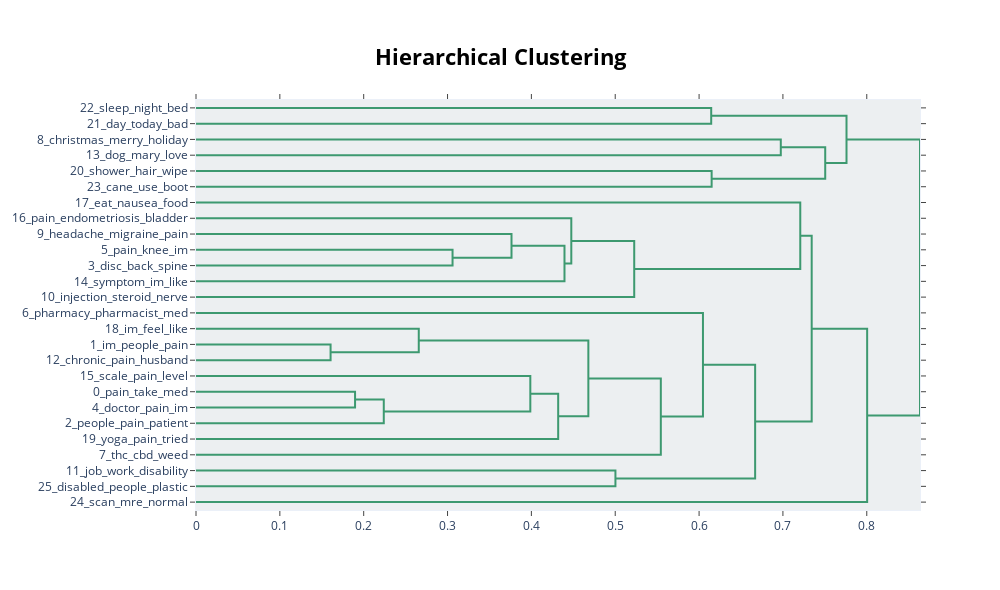

The notebook cell this image was saved under:
### Code cell
fig = topic_model.visualize_hierarchy()
fig.show()

### Figure 1 — Plotly figure (JSON) as saved in the notebook; plotly's stock layout.template omitted (floating-point values rounded to 4 significant figures)
{"data": [{"hoverinfo": "text", "marker": {"color": "rgb(61,153,112)"}, "mode": "lines", "type": "scatter", "x": [0, 0.6145, 0.6145, 0], "xaxis": "x", "y": [-5, -5, -15, -15], "yaxis": "y"}, {"hoverinfo": "text", "marker": {"color": "rgb(61,153,112)"}, "mode": "lines", "type": "scatter", "x": [0, 0.6975, 0.6975, 0], "xaxis": "x", "y": [-25, -25, -35, -35], "yaxis": "y"}, {"hoverinfo": "text", "marker": {"color": "rgb(61,153,112)"}, "mode": "lines", "type": "scatter", "x": [0, 0.615, 0.615, 0], "xaxis": "x", "y": [-45, -45, -55, -55], "yaxis": "y"}, {"hoverinfo": "text", "marker": {"color": "rgb(61,153,112)"}, "mode": "lines", "type": "scatter", "x": [0.6975, 0.7504, 0.7504, 0.615], "xaxis": "x", "y": [-30, -30, -50, -50], "yaxis": "y"}, {"hoverinfo": "text", "marker": {"color": "rgb(61,153,112)"}, "mode": "lines", "type": "scatter", "x": [0.6145, 0.7758, 0.7758, 0.7504], "xaxis": "x", "y": [-10, -10, -40, -40], "yaxis": "y"}, {"hoverinfo": "text", "marker": {"color": "rgb(61,153,112)"}, "mode": "lines", "type": "scatter", "x": [0, 0.306, 0.306, 0], "xaxis": "x", "y": [-95, -95, -105, -105], "yaxis": "y"}, {"hoverinfo": "text", "marker": {"color": "rgb(61,153,112)"}, "mode": "lines", "type": "scatter", "x": [0, 0.3763, 0.3763, 0.306], "xaxis": "x", "y": [-85, -85, -100, -100], "yaxis": "y"}, {"hoverinfo": "text", "marker": {"color": "rgb(61,153,112)"}, "mode": "lines", "type": "scatter", "x": [0.3763, 0.4395, 0.4395, 0], "xaxis": "x", "y": [-92.5, -92.5, -115, -115], "yaxis": "y"}, {"hoverinfo": "text", "marker": {"color": "rgb(61,153,112)"}, "mode": "lines", "type": "scatter", "x": [0, 0.4476, 0.4476, 0.4395], "xaxis": "x", "y": [-75, -75, -103.8, -103.8], "yaxis": "y"}, {"hoverinfo": "text", "marker": {"color": "rgb(61,153,112)"}, "mode": "lines", "type": "scatter", "x": [0.4476, 0.5226, 0.5226, 0], "xaxis": "x", "y": [-89.38, -89.38, -125, -125], "yaxis": "y"}, {"hoverinfo": "text", "marker": {"color": "rgb(61,153,112)"}, "mode": "lines", "type": "scatter", "x": [0, 0.7207, 0.7207, 0.5226], "xaxis": "x", "y": [-65, -65, -107.2, -107.2], "yaxis": "y"}, {"hoverinfo": "text", "marker": {"color": "rgb(61,153,112)"}, "mode": "lines", "type": "scatter", "x": [0, 0.1605, 0.1605, 0], "xaxis": "x", "y": [-155, -155, -165, -165], "yaxis": "y"}, {"hoverinfo": "text", "marker": {"color": "rgb(61,153,112)"}, "mode": "lines", "type": "scatter", "x": [0, 0.2657, 0.2657, 0.1605], "xaxis": "x", "y": [-145, -145, -160, -160], "yaxis": "y"}, {"hoverinfo": "text", "marker": {"color": "rgb(61,153,112)"}, "mode": "lines", "type": "scatter", "x": [0, 0.1897, 0.1897, 0], "xaxis": "x", "y": [-185, -185, -195, -195], "yaxis": "y"}, {"hoverinfo": "text", "marker": {"color": "rgb(61,153,112)"}, "mode": "lines", "type": "scatter", "x": [0.1897, 0.224, 0.224, 0], "xaxis": "x", "y": [-190, -190, -205, -205], "yaxis": "y"}, {"hoverinfo": "text", "marker": {"color": "rgb(61,153,112)"}, "mode": "lines", "type": "scatter", "x": [0, 0.3987, 0.3987, 0.224], "xaxis": "x", "y": [-175, -175, -197.5, -197.5], "yaxis": "y"}, {"hoverinfo": "text", "marker": {"color": "rgb(61,153,112)"}, "mode": "lines", "type": "scatter", "x": [0.3987, 0.432, 0.432, 0], "xaxis": "x", "y": [-186.2, -186.2, -215, -215], "yaxis": "y"}, {"hoverinfo": "text", "marker": {"color": "rgb(61,153,112)"}, "mode": "lines", "type": "scatter", "x": [0.2657, 0.4679, 0.4679, 0.432], "xaxis": "x", "y": [-152.5, -152.5, -200.6, -200.6], "yaxis": "y"}, {"hoverinfo": "text", "marker": {"color": "rgb(61,153,112)"}, "mode": "lines", "type": "scatter", "x": [0.4679, 0.5544, 0.5544, 0], "xaxis": "x", "y": [-176.6, -176.6, -225, -225], "yaxis": "y"}, {"hoverinfo": "text", "marker": {"color": "rgb(61,153,112)"}, "mode": "lines", "type": "scatter", "x": [0, 0.6046, 0.6046, 0.5544], "xaxis": "x", "y": [-135, -135, -200.8, -200.8], "yaxis": "y"}, {"hoverinfo": "text", "marker": {"color": "rgb(61,153,112)"}, "mode": "lines", "type": "scatter", "x": [0, 0.5002, 0.5002, 0], "xaxis": "x", "y": [-235, -235, -245, -245], "yaxis": "y"}, {"hoverinfo": "text", "marker": {"color": "rgb(61,153,112)"}, "mode": "lines", "type": "scatter", "x": [0.6046, 0.6669, 0.6669, 0.5002], "xaxis": "x", "y": [-167.9, -167.9, -240, -240], "yaxis": "y"}, {"hoverinfo": "text", "marker": {"color": "rgb(61,153,112)"}, "mode": "lines", "type": "scatter", "x": [0.7207, 0.7343, 0.7343, 0.6669], "xaxis": "x", "y": [-86.09, -86.09, -203.9, -203.9], "yaxis": "y"}, {"hoverinfo": "text", "marker": {"color": "rgb(61,153,112)"}, "mode": "lines", "type": "scatter", "x": [0.7343, 0.8004, 0.8004, 0], "xaxis": "x", "y": [-145.0, -145.0, -255, -255], "yaxis": "y"}, {"hoverinfo": "text", "marker": {"color": "rgb(61,153,112)"}, "mode": "lines", "type": "scatter", "x": [0.7758, 0.8635, 0.8635, 0.8004], "xaxis": "x", "y": [-25, -25, -200.0, -200.0], "yaxis": "y"}], "layout": {"autosize": false, "height": 590, "hoverlabel": {"bgcolor": "white", "font": {"family": "Rockwell", "size": 16}}, "hovermode": "closest", "plot_bgcolor": "#ECEFF1", "showlegend": false, "title": {"font": {"color": "Black", "size": 22}, "text": "<b>Hierarchical Clustering</b>", "x": 0.5, "xanchor": "center", "yanchor": "top"}, "width": 1000, "xaxis": {"mirror": "allticks", "rangemode": "tozero", "showgrid": false, "showline": true, "showticklabels": true, "ticks": "outside", "type": "linear", "zeroline": false}, "yaxis": {"mirror": "allticks", "range": [-260, 0], "rangemode": "tozero", "showgrid": false, "showline": true, "showticklabels": true, "tickmode": "array", "ticks": "outside", "ticktext": ["22_sleep_night_bed", "21_day_today_bad", "8_christmas_merry_holiday", "13_dog_mary_love", "20_shower_hair_wipe", "23_cane_use_boot", "17_eat_nausea_food", "16_pain_endometriosis_bladder", "9_headache_migraine_pain", "5_pain_knee_im", "3_disc_back_spine", "14_symptom_im_like", "10_injection_steroid_nerve", "6_pharmacy_pharmacist_med", "18_im_feel_like", "1_im_people_pain", "12_chronic_pain_husband", "15_scale_pain_level", "0_pain_take_med", "4_doctor_pain_im", "2_people_pain_patient", "19_yoga_pain_tried", "7_thc_cbd_weed", "11_job_work_disability", "25_disabled_people_plastic", "24_scan_mre_normal"], "tickvals": [-5, -15, -25, -35, -45, -55, -65, -75, -85, -95, -105, -115, -125, -135, -145, -155, -165, -175, -185, -195, -205, -215, -225, -235, -245, -255], "type": "linear", "zeroline": false}}}
